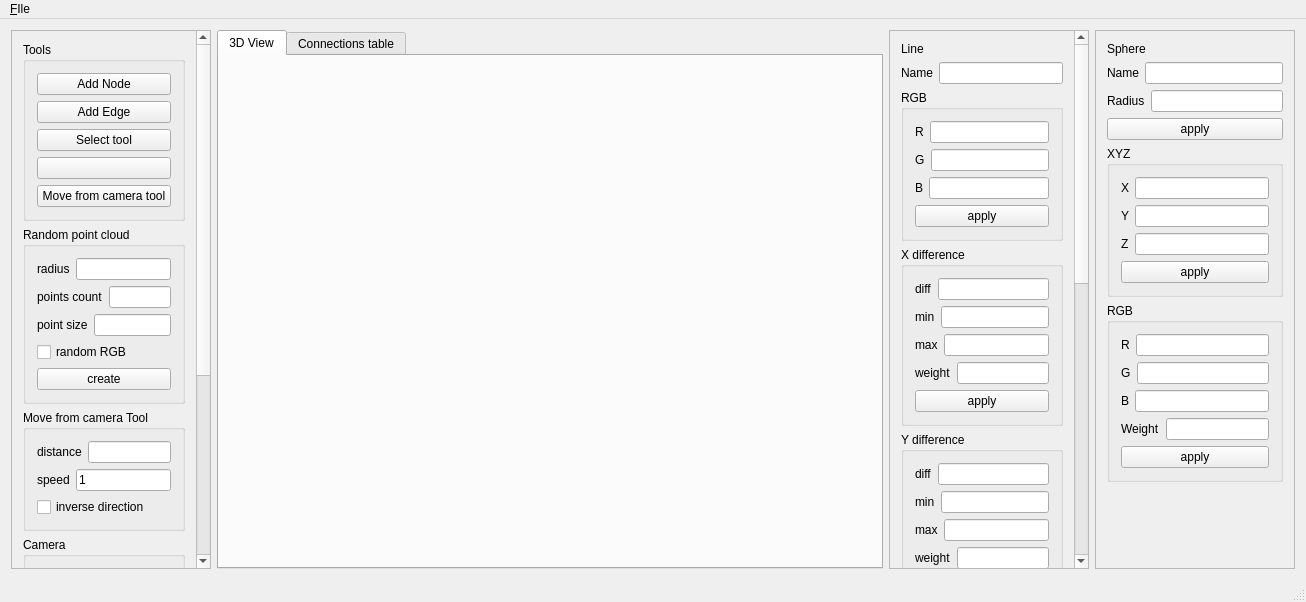
<?xml version="1.0" encoding="UTF-8"?>
<ui version="4.0">
 <class>MainWindow</class>
 <widget class="QMainWindow" name="MainWindow">
  <property name="geometry">
   <rect>
    <x>0</x>
    <y>0</y>
    <width>1298</width>
    <height>602</height>
   </rect>
  </property>
  <property name="windowTitle">
   <string>MainWindow</string>
  </property>
  <widget class="QWidget" name="centralWidget">
   <layout class="QHBoxLayout" name="horizontalLayout_2">
    <item>
     <widget class="QScrollArea" name="scrollArea">
      <property name="minimumSize">
       <size>
        <width>200</width>
        <height>0</height>
       </size>
      </property>
      <property name="maximumSize">
       <size>
        <width>200</width>
        <height>16777215</height>
       </size>
      </property>
      <property name="horizontalScrollBarPolicy">
       <enum>Qt::ScrollBarAlwaysOff</enum>
      </property>
      <property name="widgetResizable">
       <bool>true</bool>
      </property>
      <widget class="QWidget" name="scrollAreaWidgetContents_3">
       <property name="geometry">
        <rect>
         <x>0</x>
         <y>0</y>
         <width>193</width>
         <height>830</height>
        </rect>
       </property>
       <layout class="QVBoxLayout" name="verticalLayout_11">
        <item>
         <widget class="QGroupBox" name="groupBox_4">
          <property name="title">
           <string>Tools</string>
          </property>
          <layout class="QVBoxLayout" name="verticalLayout_3">
           <item>
            <widget class="QPushButton" name="addPoint">
             <property name="text">
              <string>Add Node</string>
             </property>
            </widget>
           </item>
           <item>
            <widget class="QPushButton" name="addEdge">
             <property name="text">
              <string>Add Edge</string>
             </property>
            </widget>
           </item>
           <item>
            <widget class="QPushButton" name="selectTool">
             <property name="text">
              <string>Select tool</string>
             </property>
            </widget>
           </item>
           <item>
            <widget class="QPushButton" name="moveTool">
             <property name="text">
              <string/>
             </property>
            </widget>
           </item>
           <item>
            <widget class="QPushButton" name="moveFromCameraTool">
             <property name="text">
              <string>Move from camera tool</string>
             </property>
            </widget>
           </item>
          </layout>
          <zorder>addPoint</zorder>
          <zorder>selectTool</zorder>
          <zorder>moveTool</zorder>
          <zorder>addEdge</zorder>
          <zorder>moveFromCameraTool</zorder>
         </widget>
        </item>
        <item>
         <widget class="QGroupBox" name="groupBox_8">
          <property name="title">
           <string>Random point cloud</string>
          </property>
          <layout class="QVBoxLayout" name="verticalLayout_13">
           <item>
            <layout class="QHBoxLayout" name="horizontalLayout_31">
             <item>
              <widget class="QLabel" name="label_29">
               <property name="text">
                <string>radius</string>
               </property>
              </widget>
             </item>
             <item>
              <widget class="QLineEdit" name="pointCloudRadius">
               <property name="text">
                <string/>
               </property>
              </widget>
             </item>
            </layout>
           </item>
           <item>
            <layout class="QHBoxLayout" name="horizontalLayout_32">
             <item>
              <widget class="QLabel" name="label_30">
               <property name="text">
                <string>points count</string>
               </property>
              </widget>
             </item>
             <item>
              <widget class="QLineEdit" name="pointCloudNum">
               <property name="text">
                <string/>
               </property>
              </widget>
             </item>
            </layout>
           </item>
           <item>
            <layout class="QHBoxLayout" name="horizontalLayout_33">
             <item>
              <widget class="QLabel" name="label_31">
               <property name="text">
                <string>point size</string>
               </property>
              </widget>
             </item>
             <item>
              <widget class="QLineEdit" name="pointCloudPointSize">
               <property name="text">
                <string/>
               </property>
              </widget>
             </item>
            </layout>
           </item>
           <item>
            <widget class="QCheckBox" name="pointCloudRandomRGB">
             <property name="text">
              <string>random RGB</string>
             </property>
            </widget>
           </item>
           <item>
            <widget class="QPushButton" name="pointCloudCreate">
             <property name="text">
              <string>create</string>
             </property>
            </widget>
           </item>
          </layout>
         </widget>
        </item>
        <item>
         <widget class="QGroupBox" name="groupBox_5">
          <property name="title">
           <string>Move from camera Tool</string>
          </property>
          <layout class="QVBoxLayout" name="verticalLayout">
           <item>
            <layout class="QHBoxLayout" name="horizontalLayout_17">
             <item>
              <widget class="QLabel" name="label_27">
               <property name="text">
                <string>distance</string>
               </property>
              </widget>
             </item>
             <item>
              <widget class="QLineEdit" name="moveFromCameraDist">
               <property name="text">
                <string/>
               </property>
              </widget>
             </item>
            </layout>
           </item>
           <item>
            <layout class="QHBoxLayout" name="horizontalLayout_16">
             <item>
              <widget class="QLabel" name="label_26">
               <property name="text">
                <string>speed</string>
               </property>
              </widget>
             </item>
             <item>
              <widget class="QLineEdit" name="moveFromCameraSpeed">
               <property name="text">
                <string>1</string>
               </property>
              </widget>
             </item>
            </layout>
           </item>
           <item>
            <widget class="QCheckBox" name="moveFromCameraInverse">
             <property name="text">
              <string>inverse direction</string>
             </property>
            </widget>
           </item>
          </layout>
         </widget>
        </item>
        <item>
         <widget class="QGroupBox" name="groupBox_6">
          <property name="title">
           <string>Camera</string>
          </property>
          <layout class="QVBoxLayout" name="verticalLayout_12">
           <item>
            <layout class="QHBoxLayout" name="horizontalLayout_30">
             <item>
              <widget class="QLabel" name="label_28">
               <property name="text">
                <string>speed</string>
               </property>
              </widget>
             </item>
             <item>
              <widget class="QLineEdit" name="lineEdit_3">
               <property name="text">
                <string/>
               </property>
              </widget>
             </item>
            </layout>
           </item>
          </layout>
         </widget>
        </item>
        <item>
         <widget class="QGroupBox" name="groupBox_2">
          <property name="title">
           <string>Node list</string>
          </property>
          <layout class="QHBoxLayout" name="horizontalLayout_14">
           <item>
            <widget class="QListView" name="nodeList"/>
           </item>
          </layout>
         </widget>
        </item>
        <item>
         <widget class="QGroupBox" name="groupBox_3">
          <property name="title">
           <string>Edge list</string>
          </property>
          <layout class="QHBoxLayout" name="horizontalLayout_15">
           <item>
            <widget class="QListView" name="nodeList_2"/>
           </item>
          </layout>
         </widget>
        </item>
       </layout>
      </widget>
     </widget>
    </item>
    <item>
     <widget class="QTabWidget" name="tabWidget">
      <property name="currentIndex">
       <number>0</number>
      </property>
      <widget class="QWidget" name="view3dTab">
       <attribute name="title">
        <string>3D View</string>
       </attribute>
       <layout class="QHBoxLayout" name="horizontalLayout_10">
        <item>
         <widget class="IrrlichtWidget" name="irrlichtWidget" native="true">
          <property name="minimumSize">
           <size>
            <width>640</width>
            <height>480</height>
           </size>
          </property>
          <property name="focusPolicy">
           <enum>Qt::ClickFocus</enum>
          </property>
         </widget>
        </item>
       </layout>
      </widget>
      <widget class="QWidget" name="connectionsTableTab">
       <attribute name="title">
        <string>Connections table</string>
       </attribute>
       <layout class="QHBoxLayout" name="horizontalLayout_11">
        <item>
         <widget class="QTableWidget" name="connectionsTable"/>
        </item>
       </layout>
      </widget>
     </widget>
    </item>
    <item>
     <widget class="QScrollArea" name="rightPanelEdge">
      <property name="enabled">
       <bool>true</bool>
      </property>
      <property name="minimumSize">
       <size>
        <width>200</width>
        <height>0</height>
       </size>
      </property>
      <property name="maximumSize">
       <size>
        <width>200</width>
        <height>16777215</height>
       </size>
      </property>
      <property name="horizontalScrollBarPolicy">
       <enum>Qt::ScrollBarAlwaysOff</enum>
      </property>
      <property name="widgetResizable">
       <bool>true</bool>
      </property>
      <widget class="QWidget" name="scrollAreaWidgetContents_2">
       <property name="geometry">
        <rect>
         <x>0</x>
         <y>0</y>
         <width>184</width>
         <height>1209</height>
        </rect>
       </property>
       <layout class="QVBoxLayout" name="verticalLayout_6">
        <item>
         <widget class="QLabel" name="label_32">
          <property name="text">
           <string>Line</string>
          </property>
         </widget>
        </item>
        <item>
         <layout class="QHBoxLayout" name="nameBox_2">
          <item>
           <widget class="QLabel" name="label_10">
            <property name="text">
             <string>Name</string>
            </property>
           </widget>
          </item>
          <item>
           <widget class="QLineEdit" name="edgeNameText"/>
          </item>
         </layout>
        </item>
        <item>
         <widget class="QGroupBox" name="groupBox_7">
          <property name="title">
           <string>RGB</string>
          </property>
          <layout class="QVBoxLayout" name="verticalLayout_8">
           <item>
            <layout class="QHBoxLayout" name="horizontalLayout_18">
             <item>
              <widget class="QLabel" name="label_15">
               <property name="text">
                <string>R</string>
               </property>
              </widget>
             </item>
             <item>
              <widget class="QLineEdit" name="edgeRtext">
               <property name="maxLength">
                <number>3</number>
               </property>
              </widget>
             </item>
            </layout>
           </item>
           <item>
            <layout class="QHBoxLayout" name="horizontalLayout_19">
             <item>
              <widget class="QLabel" name="label_16">
               <property name="text">
                <string>G</string>
               </property>
              </widget>
             </item>
             <item>
              <widget class="QLineEdit" name="edgeGtext">
               <property name="maxLength">
                <number>3</number>
               </property>
              </widget>
             </item>
            </layout>
           </item>
           <item>
            <layout class="QHBoxLayout" name="horizontalLayout_20">
             <item>
              <widget class="QLabel" name="label_17">
               <property name="text">
                <string>B</string>
               </property>
              </widget>
             </item>
             <item>
              <widget class="QLineEdit" name="edgeBtext">
               <property name="maxLength">
                <number>3</number>
               </property>
              </widget>
             </item>
            </layout>
           </item>
           <item>
            <widget class="QPushButton" name="edgeApplyRGB">
             <property name="text">
              <string>apply</string>
             </property>
            </widget>
           </item>
          </layout>
         </widget>
        </item>
        <item>
         <widget class="QGroupBox" name="verticalGroupBox_3">
          <property name="enabled">
           <bool>true</bool>
          </property>
          <property name="title">
           <string>X difference</string>
          </property>
          <layout class="QVBoxLayout" name="verticalLayout_7">
           <item>
            <layout class="QHBoxLayout" name="horizontalLayout_9">
             <item>
              <widget class="QLabel" name="label_11">
               <property name="text">
                <string>diff</string>
               </property>
              </widget>
             </item>
             <item>
              <widget class="QLineEdit" name="edgeXdiffText">
               <property name="readOnly">
                <bool>true</bool>
               </property>
              </widget>
             </item>
            </layout>
           </item>
           <item>
            <layout class="QHBoxLayout" name="horizontalLayout_12">
             <item>
              <widget class="QLabel" name="label_12">
               <property name="text">
                <string>min</string>
               </property>
              </widget>
             </item>
             <item>
              <widget class="QLineEdit" name="edgeXminText"/>
             </item>
            </layout>
           </item>
           <item>
            <layout class="QHBoxLayout" name="horizontalLayout_13">
             <item>
              <widget class="QLabel" name="label_13">
               <property name="text">
                <string>max</string>
               </property>
              </widget>
             </item>
             <item>
              <widget class="QLineEdit" name="edgeXmaxText"/>
             </item>
            </layout>
           </item>
           <item>
            <layout class="QHBoxLayout" name="horizontalLayout_21">
             <item>
              <widget class="QLabel" name="label_14">
               <property name="text">
                <string>weight</string>
               </property>
              </widget>
             </item>
             <item>
              <widget class="QLineEdit" name="edgeXweightText"/>
             </item>
            </layout>
           </item>
           <item>
            <widget class="QPushButton" name="edgeApplyXdiff">
             <property name="text">
              <string>apply</string>
             </property>
            </widget>
           </item>
          </layout>
         </widget>
        </item>
        <item>
         <widget class="QGroupBox" name="verticalGroupBox_4">
          <property name="enabled">
           <bool>true</bool>
          </property>
          <property name="title">
           <string>Y difference</string>
          </property>
          <layout class="QVBoxLayout" name="verticalLayout_9">
           <item>
            <layout class="QHBoxLayout" name="horizontalLayout_22">
             <item>
              <widget class="QLabel" name="label_18">
               <property name="text">
                <string>diff</string>
               </property>
              </widget>
             </item>
             <item>
              <widget class="QLineEdit" name="edgeYdiffText">
               <property name="readOnly">
                <bool>true</bool>
               </property>
              </widget>
             </item>
            </layout>
           </item>
           <item>
            <layout class="QHBoxLayout" name="horizontalLayout_23">
             <item>
              <widget class="QLabel" name="label_19">
               <property name="text">
                <string>min</string>
               </property>
              </widget>
             </item>
             <item>
              <widget class="QLineEdit" name="edgeYminText"/>
             </item>
            </layout>
           </item>
           <item>
            <layout class="QHBoxLayout" name="horizontalLayout_24">
             <item>
              <widget class="QLabel" name="label_20">
               <property name="text">
                <string>max</string>
               </property>
              </widget>
             </item>
             <item>
              <widget class="QLineEdit" name="edgeYmaxText"/>
             </item>
            </layout>
           </item>
           <item>
            <layout class="QHBoxLayout" name="horizontalLayout_25">
             <item>
              <widget class="QLabel" name="label_21">
               <property name="text">
                <string>weight</string>
               </property>
              </widget>
             </item>
             <item>
              <widget class="QLineEdit" name="edgeYweightText"/>
             </item>
            </layout>
           </item>
           <item>
            <widget class="QPushButton" name="edgeApplyYdiff">
             <property name="text">
              <string>apply</string>
             </property>
            </widget>
           </item>
          </layout>
         </widget>
        </item>
        <item>
         <widget class="QGroupBox" name="verticalGroupBox_5">
          <property name="enabled">
           <bool>true</bool>
          </property>
          <property name="title">
           <string>Z difference</string>
          </property>
          <layout class="QVBoxLayout" name="verticalLayout_10">
           <item>
            <layout class="QHBoxLayout" name="horizontalLayout_26">
             <item>
              <widget class="QLabel" name="label_22">
               <property name="text">
                <string>diff</string>
               </property>
              </widget>
             </item>
             <item>
              <widget class="QLineEdit" name="edgeZdiffText">
               <property name="readOnly">
                <bool>true</bool>
               </property>
              </widget>
             </item>
            </layout>
           </item>
           <item>
            <layout class="QHBoxLayout" name="horizontalLayout_27">
             <item>
              <widget class="QLabel" name="label_23">
               <property name="text">
                <string>min</string>
               </property>
              </widget>
             </item>
             <item>
              <widget class="QLineEdit" name="edgeZminText"/>
             </item>
            </layout>
           </item>
           <item>
            <layout class="QHBoxLayout" name="horizontalLayout_28">
             <item>
              <widget class="QLabel" name="label_24">
               <property name="text">
                <string>max</string>
               </property>
              </widget>
             </item>
             <item>
              <widget class="QLineEdit" name="edgeZmaxText"/>
             </item>
            </layout>
           </item>
           <item>
            <layout class="QHBoxLayout" name="horizontalLayout_29">
             <item>
              <widget class="QLabel" name="label_25">
               <property name="text">
                <string>weight</string>
               </property>
              </widget>
             </item>
             <item>
              <widget class="QLineEdit" name="edgeZweightText"/>
             </item>
            </layout>
           </item>
           <item>
            <widget class="QPushButton" name="edgeApplyZdiff">
             <property name="text">
              <string>apply</string>
             </property>
            </widget>
           </item>
          </layout>
         </widget>
        </item>
        <item>
         <widget class="QGroupBox" name="verticalGroupBox_9">
          <property name="enabled">
           <bool>true</bool>
          </property>
          <property name="title">
           <string>Distance</string>
          </property>
          <layout class="QVBoxLayout" name="verticalLayout_16">
           <item>
            <layout class="QHBoxLayout" name="horizontalLayout_45">
             <item>
              <widget class="QLabel" name="label_42">
               <property name="text">
                <string>dist</string>
               </property>
              </widget>
             </item>
             <item>
              <widget class="QLineEdit" name="edgeDistText">
               <property name="readOnly">
                <bool>true</bool>
               </property>
              </widget>
             </item>
            </layout>
           </item>
           <item>
            <layout class="QHBoxLayout" name="horizontalLayout_46">
             <item>
              <widget class="QLabel" name="label_43">
               <property name="text">
                <string>min</string>
               </property>
              </widget>
             </item>
             <item>
              <widget class="QLineEdit" name="edgeDistMinText"/>
             </item>
            </layout>
           </item>
           <item>
            <layout class="QHBoxLayout" name="horizontalLayout_47">
             <item>
              <widget class="QLabel" name="label_44">
               <property name="text">
                <string>max</string>
               </property>
              </widget>
             </item>
             <item>
              <widget class="QLineEdit" name="edgeDistMaxText"/>
             </item>
            </layout>
           </item>
           <item>
            <layout class="QHBoxLayout" name="horizontalLayout_48">
             <item>
              <widget class="QLabel" name="label_45">
               <property name="text">
                <string>weight</string>
               </property>
              </widget>
             </item>
             <item>
              <widget class="QLineEdit" name="edgeDistWeightText"/>
             </item>
            </layout>
           </item>
           <item>
            <widget class="QPushButton" name="edgeApplyDist">
             <property name="text">
              <string>apply</string>
             </property>
            </widget>
           </item>
          </layout>
         </widget>
        </item>
        <item>
         <widget class="QGroupBox" name="verticalGroupBox_10">
          <property name="enabled">
           <bool>true</bool>
          </property>
          <property name="title">
           <string>RGB difference</string>
          </property>
          <layout class="QVBoxLayout" name="verticalLayout_17">
           <item>
            <layout class="QHBoxLayout" name="horizontalLayout_49">
             <item>
              <widget class="QLabel" name="label_46">
               <property name="text">
                <string>diff</string>
               </property>
              </widget>
             </item>
             <item>
              <widget class="QLineEdit" name="edgeRGBdiffText">
               <property name="readOnly">
                <bool>true</bool>
               </property>
              </widget>
             </item>
            </layout>
           </item>
           <item>
            <layout class="QHBoxLayout" name="horizontalLayout_50">
             <item>
              <widget class="QLabel" name="label_47">
               <property name="text">
                <string>min</string>
               </property>
              </widget>
             </item>
             <item>
              <widget class="QLineEdit" name="edgeRGBdiffMinText"/>
             </item>
            </layout>
           </item>
           <item>
            <layout class="QHBoxLayout" name="horizontalLayout_51">
             <item>
              <widget class="QLabel" name="label_48">
               <property name="text">
                <string>max</string>
               </property>
              </widget>
             </item>
             <item>
              <widget class="QLineEdit" name="edgeRGBdiffMaxText"/>
             </item>
            </layout>
           </item>
           <item>
            <layout class="QHBoxLayout" name="horizontalLayout_52">
             <item>
              <widget class="QLabel" name="label_49">
               <property name="text">
                <string>weight</string>
               </property>
              </widget>
             </item>
             <item>
              <widget class="QLineEdit" name="edgeRGBdiffWeightText"/>
             </item>
            </layout>
           </item>
           <item>
            <widget class="QPushButton" name="edgeApplyRGBdiff">
             <property name="text">
              <string>apply</string>
             </property>
            </widget>
           </item>
          </layout>
         </widget>
        </item>
        <item>
         <spacer name="verticalSpacer_2">
          <property name="orientation">
           <enum>Qt::Vertical</enum>
          </property>
          <property name="sizeHint" stdset="0">
           <size>
            <width>31</width>
            <height>13</height>
           </size>
          </property>
         </spacer>
        </item>
       </layout>
      </widget>
     </widget>
    </item>
    <item>
     <widget class="QScrollArea" name="rightPanelnode">
      <property name="enabled">
       <bool>true</bool>
      </property>
      <property name="minimumSize">
       <size>
        <width>200</width>
        <height>0</height>
       </size>
      </property>
      <property name="maximumSize">
       <size>
        <width>200</width>
        <height>16777215</height>
       </size>
      </property>
      <property name="horizontalScrollBarPolicy">
       <enum>Qt::ScrollBarAlwaysOff</enum>
      </property>
      <property name="widgetResizable">
       <bool>true</bool>
      </property>
      <widget class="QWidget" name="scrollAreaWidgetContents">
       <property name="geometry">
        <rect>
         <x>0</x>
         <y>0</y>
         <width>198</width>
         <height>540</height>
        </rect>
       </property>
       <layout class="QVBoxLayout" name="verticalLayout_5">
        <item>
         <widget class="QLabel" name="label_33">
          <property name="text">
           <string>Sphere</string>
          </property>
         </widget>
        </item>
        <item>
         <layout class="QHBoxLayout" name="nameBox">
          <item>
           <widget class="QLabel" name="label_8">
            <property name="text">
             <string>Name</string>
            </property>
           </widget>
          </item>
          <item>
           <widget class="QLineEdit" name="nameText"/>
          </item>
         </layout>
        </item>
        <item>
         <layout class="QHBoxLayout" name="radiusBox">
          <item>
           <widget class="QLabel" name="label_7">
            <property name="text">
             <string>Radius</string>
            </property>
           </widget>
          </item>
          <item>
           <widget class="QLineEdit" name="radiusText"/>
          </item>
         </layout>
        </item>
        <item>
         <widget class="QPushButton" name="applyRadius">
          <property name="text">
           <string>apply</string>
          </property>
         </widget>
        </item>
        <item>
         <widget class="QGroupBox" name="verticalGroupBox_2">
          <property name="enabled">
           <bool>true</bool>
          </property>
          <property name="title">
           <string>XYZ</string>
          </property>
          <layout class="QVBoxLayout" name="verticalLayout_2">
           <item>
            <layout class="QHBoxLayout" name="horizontalLayout">
             <item>
              <widget class="QLabel" name="label">
               <property name="text">
                <string>X</string>
               </property>
              </widget>
             </item>
             <item>
              <widget class="QLineEdit" name="xText"/>
             </item>
            </layout>
           </item>
           <item>
            <layout class="QHBoxLayout" name="horizontalLayout_3">
             <item>
              <widget class="QLabel" name="label_2">
               <property name="text">
                <string>Y</string>
               </property>
              </widget>
             </item>
             <item>
              <widget class="QLineEdit" name="yText"/>
             </item>
            </layout>
           </item>
           <item>
            <layout class="QHBoxLayout" name="horizontalLayout_4">
             <item>
              <widget class="QLabel" name="label_3">
               <property name="text">
                <string>Z</string>
               </property>
              </widget>
             </item>
             <item>
              <widget class="QLineEdit" name="zText"/>
             </item>
            </layout>
           </item>
           <item>
            <widget class="QPushButton" name="applyXYZ">
             <property name="text">
              <string>apply</string>
             </property>
            </widget>
           </item>
          </layout>
         </widget>
        </item>
        <item>
         <widget class="QGroupBox" name="groupBox">
          <property name="title">
           <string>RGB</string>
          </property>
          <layout class="QVBoxLayout" name="verticalLayout_4">
           <item>
            <layout class="QHBoxLayout" name="horizontalLayout_5">
             <item>
              <widget class="QLabel" name="label_4">
               <property name="text">
                <string>R</string>
               </property>
              </widget>
             </item>
             <item>
              <widget class="QLineEdit" name="rText">
               <property name="maxLength">
                <number>3</number>
               </property>
              </widget>
             </item>
            </layout>
           </item>
           <item>
            <layout class="QHBoxLayout" name="horizontalLayout_6">
             <item>
              <widget class="QLabel" name="label_5">
               <property name="text">
                <string>G</string>
               </property>
              </widget>
             </item>
             <item>
              <widget class="QLineEdit" name="gText">
               <property name="maxLength">
                <number>3</number>
               </property>
              </widget>
             </item>
            </layout>
           </item>
           <item>
            <layout class="QHBoxLayout" name="horizontalLayout_7">
             <item>
              <widget class="QLabel" name="label_6">
               <property name="text">
                <string>B</string>
               </property>
              </widget>
             </item>
             <item>
              <widget class="QLineEdit" name="bText">
               <property name="maxLength">
                <number>3</number>
               </property>
              </widget>
             </item>
            </layout>
           </item>
           <item>
            <layout class="QHBoxLayout" name="horizontalLayout_8">
             <item>
              <widget class="QLabel" name="label_9">
               <property name="text">
                <string>Weight</string>
               </property>
              </widget>
             </item>
             <item>
              <widget class="QLineEdit" name="nodeRGBWeightText">
               <property name="maxLength">
                <number>3</number>
               </property>
              </widget>
             </item>
            </layout>
           </item>
           <item>
            <widget class="QPushButton" name="applyRGB">
             <property name="text">
              <string>apply</string>
             </property>
            </widget>
           </item>
          </layout>
         </widget>
        </item>
        <item>
         <spacer name="verticalSpacer">
          <property name="orientation">
           <enum>Qt::Vertical</enum>
          </property>
          <property name="sizeHint" stdset="0">
           <size>
            <width>31</width>
            <height>13</height>
           </size>
          </property>
         </spacer>
        </item>
       </layout>
      </widget>
     </widget>
    </item>
   </layout>
  </widget>
  <widget class="QMenuBar" name="menuBar">
   <property name="geometry">
    <rect>
     <x>0</x>
     <y>0</y>
     <width>1298</width>
     <height>20</height>
    </rect>
   </property>
   <property name="nativeMenuBar">
    <bool>false</bool>
   </property>
   <widget class="QMenu" name="menu_FIle">
    <property name="title">
     <string>&amp;FIle</string>
    </property>
    <addaction name="actionLoad_data_base"/>
    <addaction name="actionSave_data"/>
   </widget>
   <addaction name="menu_FIle"/>
  </widget>
  <widget class="QStatusBar" name="statusBar"/>
  <action name="actionLoad_data_base">
   <property name="text">
    <string>open</string>
   </property>
  </action>
  <action name="actionSave_data">
   <property name="text">
    <string>save</string>
   </property>
  </action>
 </widget>
 <layoutdefault spacing="6" margin="11"/>
 <customwidgets>
  <customwidget>
   <class>IrrlichtWidget</class>
   <extends>QWidget</extends>
   <header>irrlichtwidget.h</header>
   <container>1</container>
  </customwidget>
 </customwidgets>
 <resources/>
 <connections/>
</ui>
